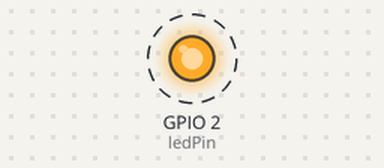
A sketch run on a simulated ESP8266 (NodeMCU). Shown: output pins drawn as LEDs (lit = HIGH). Dashed ring = blinking. WiFi joins after 1.5 s; servers stay silent unless stated; what the sketch prints to the serial monitor is not drawn.

Above: at 1.7 s.
Timing chart, 0 to 4.5 s (numbered marks = the images above):
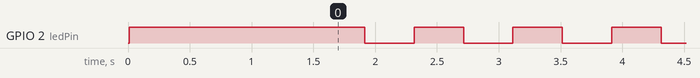

The sketch:

nodeMCU_wifi_1.ino
```cpp
#include <ESP8266WiFi.h>
const char* ssid = "demo";//type your ssid
const char* password = "12345678";//type your password
int ledPin = 2;

void setup() {
  Serial.begin(9600);
  delay(10);

  pinMode(ledPin, OUTPUT);
  digitalWrite(ledPin, HIGH);

  // Connect to WiFi network
  Serial.println();
  Serial.println();
  Serial.print("Connecting to ");
  Serial.println(ssid);

  WiFi.begin(ssid, password);

  while (WiFi.status() != WL_CONNECTED) {
    delay(500);
    Serial.print(".");
  }
  Serial.println("");
  Serial.println("WiFi connected");

   // Print the IP address
  Serial.print("Use this URL to connect: ");
  Serial.print("http://");
  Serial.print(WiFi.localIP());
  Serial.println("/");
}

// the loop function runs over and over again forever
void loop() {
  digitalWrite(LED_BUILTIN, HIGH);   // turn the LED on (HIGH is the voltage level)
  delay(400);                       // wait for a second
  digitalWrite(LED_BUILTIN, LOW);    // turn the LED off by making the voltage LOW
  delay(400);                       // wait for a second
}
```

Measured:
- by itself, GPIO 2 (ledPin): alternates HIGH for 0.40 s and LOW for 0.40 s
